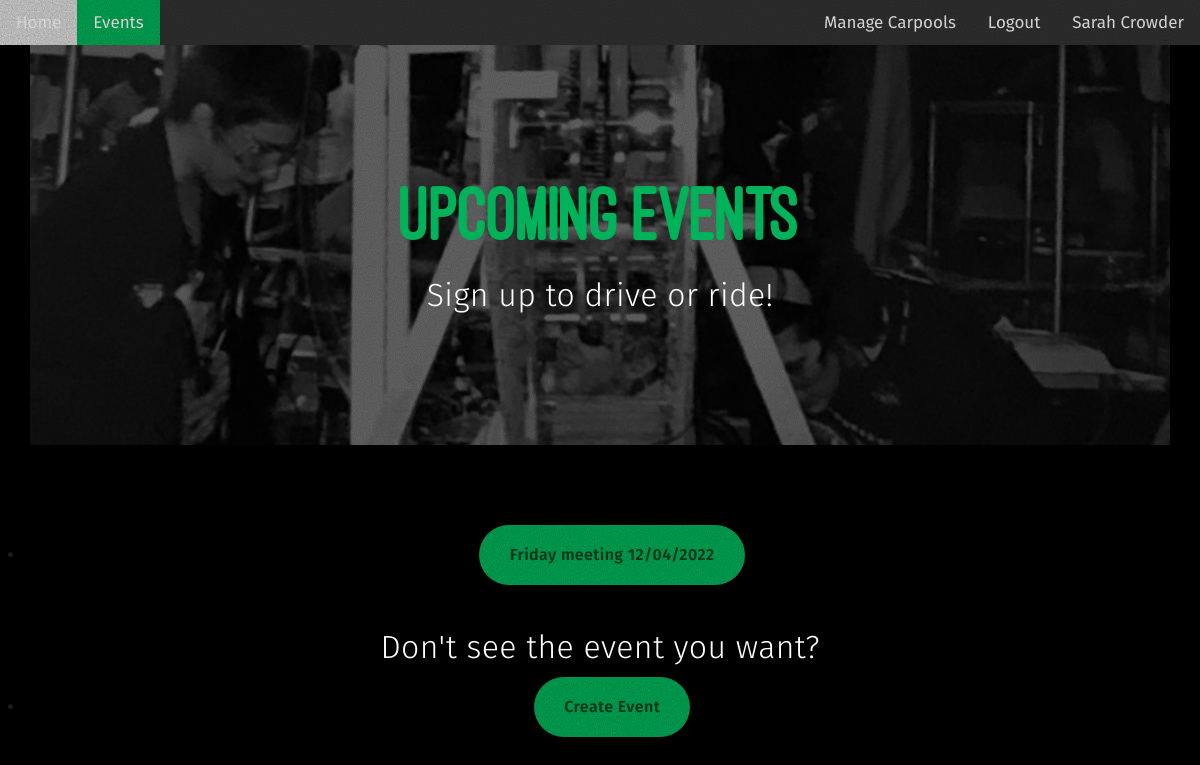
The page /events (signed in) on the database its author committed.
### carpooling/models.py (models this page shows, shortened)
class User(UserMixin, db.Model):
    __tablename__ = 'users'
    id = db.Column(db.Integer, primary_key=True)
    password = db.Column(db.String, nullable=True)
    first_name = db.Column(db.String, nullable=False)
    last_name = db.Column(db.String, nullable=False)
    driver_id = db.Column(db.Integer, db.ForeignKey('drivers.index'), nullable=True)
    passenger_id = db.Column(db.Integer, db.ForeignKey('passengers.index'), nullable=True)
    driver_profile = db.relationship('Driver', backref=db.backref('user'), lazy=True)
    passenger_profile = db.relationship('Passenger', backref=db.backref('user'), lazy=True)
    team_auth_key = db.Column(db.String, nullable=False, default='0') # a special key sent out by the team to allow access to the site
    is_admin = db.Column(db.Integer, nullable=False, default=0)

class Event(db.Model):
    __tablename__ = 'events'
    index = db.Column(db.Integer, primary_key=True)
    event_name = db.Column(db.String, nullable=False)
    event_date = db.Column(db.DateTime, nullable=False)
    event_start_time = db.Column(db.DateTime, nullable=False)
    event_end_time = db.Column(db.DateTime, nullable=False)
    event_location = db.Column(db.String, nullable=False, default='Maggie Walker Governor\'s School')
    event_description = db.Column(db.String, nullable=True)
    user_id = db.Column(db.Integer, db.ForeignKey('users.id'), nullable=True)
    user = db.relationship('User', backref=db.backref('events', lazy=True))
    passengers_needing_ride = db.relationship('Passenger', secondary='passenger_event_links', lazy=True)

### carpooling/routes/main_routes.py (the view)
@main_blueprint.route('/events')
def events_page():
    current_events = Event.query.filter(
        Event.event_date >= datetime.datetime.now() - datetime.timedelta(hours=36)).all()
    return render_template('events_template.html', events=current_events, user=current_user)

### carpooling/__init__.py (called while the page is built)
@login_manager.user_loader # yes this is awful, im sorry i couldn't gt the takss to work any other way :(
def load_user(user_id):
    global user_
    try:
        if user_ is None:
            from carpooling.models import User as user_
            logger.info('imported User')
    except NameError as e:
        from carpooling.models import User as user_
        logger.info('imported User with nameerror')
    return user_.query.get(int(user_id))

### carpooling/templates/events_template.html (shortened to what this page needs)
{% extends 'bases/webflow_base.html' %}
{% set title = 'Upcoming Events'%}
{% set active_page='events' %}
{% block subtitle %}Sign up to drive or ride! {% endblock %}
{% block main %}
<br>
<br>
<br>
<br>
<br>
<ul id="buttons01" class="style1 buttons">
    <li>
        {% for event in events %}
        <a href="{{url_for('main.event_page', event_index=event.index)}}" class="button n01">
            <span class="label">{{event.event_name.capitalize()}} {{event.event_date.strftime('%m/%d/%Y')}}</span>
        {% endfor %}
        </a>
    </li>
</ul>
<br>
<br>
<h3 class="style2" style="align-self: center">Don't see the event you want?</h3>
<ul id="buttons01" class="style1 buttons">
    <li>
        <a href="{{url_for('main.create_event_page')}}" class="button n01">
            <span class="label">Create Event</span>
        </a>
    </li>
</ul>
{% endblock %}

### carpooling/templates/bases/webflow_base.html (shortened to what this page needs)
<!DOCTYPE html>
<html data-wf-domain="sarahs-dandy-site.webflow.io" data-wf-page="633db6b20fc68522b30e41f4"
    data-wf-site="633db6b20fc685cfcc0e41e2">
<head>
    <link href="{{ url_for('static', filename='events_style.css')}}" rel="stylesheet" type="text/css" />
    <link href="{{ url_for('static', filename='carrdstyle.css')}}" rel="stylesheet" type="text/css" />
</head>
<body class="body">
    <div class="page-content">
        <div class="topnav">
            <a class="{{ 'active' if active_page == 'home' else '' }}" href="{{ url_for('main.home_page') }}">Home</a>
            <a class = "{{ 'active' if active_page == 'events' else '' }}" href="{{ url_for('main.events_page') }}">Events</a>
            {% if user.is_authenticated %}
            <a class="{{ 'active user-info' if active_page == 'user_profile' else 'user-info' }}"
                href="{{ url_for('auth.user_profile_page', user_id=user.id) }}">{{ user.first_name.capitalize() }}
                {{user.last_name.capitalize()}}</a>
            <a class="{{ 'active user-info' if active_page == 'logout' else 'user-info' }}"
                onclick="confirm_logout(event)" href="{{ url_for('main.home_page', logout=True) }}">Logout</a>
            <a class="{{ 'active user-info' if active_page == 'carpools' else 'user-info' }}"
                href="{{url_for('main.manage_carpools_page')}}">Manage Carpools </a>
            {% endif %}
        </div>
    </div>
    <div class="banner">
        <div class="banner-second">
            <div class="container center w-container">
                <div class="align-center">
                    <h1 class="style1">
                        {{title}}
                    </h1>
                    <h2 class="style2">{% block subtitle %}{% endblock %}</h2>
                </div>
            </div>
        </div>
    </div>
    <div class="style1">
        {% block main %}{% endblock %}
    </div>
</body>
</html>

### carpooling/static/carrdstyle.css (style rules this page uses)
html, body, div, span, applet, object, iframe, h1, h2, h3, h4, h5, h6, p, blockquote, pre, a, abbr, acronym, address, big, cite, code, del, dfn, em, img, ins, kbd, q, s, samp, small, strike, strong, sub, sup, tt, var, b, u, i, center, dl, dt, dd, ol, ul, li, fieldset, form, label, legend, table, caption, tbody, tfoot, thead, tr, th, td, article, aside, canvas, details, embed, figure, figcaption, footer, header, hgroup, menu, nav, output, ruby, section, summary, time, mark, audio, video { margin: 0; padding: 0; border: 0; font-size: 100%; font: inherit; vertical-align: baseline; }
body { line-height: 1; }
ol, ul { list-style: none; }
.topnav { background-color: #333; overflow: hidden; }
.topnav a { float: left; color: #ffffff; text-align: center; padding: 14px 16px; text-decoration: none; font-size: 17px; font-family: 'Fira Sans', sans-serif; }
.topnav a.active { background-color: #00B259; color: white; }
.topnav a.user-info { float: right; color: #ffffff; text-align: center; padding: 14px 16px; text-decoration: none; font-size: 17px; font-family: 'Fira Sans', sans-serif; }
body { -webkit-text-size-adjust:none }
*, * :before, * :after { box-sizing: border-box; }
body { line-height: 1.0; min-height: var(--viewport-height); min-width: 320px; overflow-x: hidden; word-wrap: break-word; background-color: #000; }
body:before { background-attachment: scroll; content: ''; display: block; height: var(--background-height); left: 0; pointer-events: none; position: fixed; top: 0; transform: scale(1); width: 100vw; z-index: 0; background-size: 512px; background-position: center; background-repeat: repeat; }
body:after { background-color: #7E8083; content: ''; display: block; height: 100%; left: 0; opacity: 0; position: fixed; top: 0; transform: scale(1); transition: opacity 1s ease-in-out 0s, visibility 1s 0s; visibility: hidden; width: 100%; z-index: 1; }
:root { --background-height: 100vh; --site-language-alignment: left; --site-language-direction: ltr; --site-language-flex-alignment: flex-start; --site-language-indent-left: 1; --site-language-indent-right: 0; --viewport-height: 100vh; }
html { font-size: 16pt; }
ul { list-style-type: disc; margin-left: 1.5em; padding-left: 0; align-self: center; float: center; }
li { align-items: center; float: center; text-align: center; }
a { color: inherit; text-decoration: underline; transition: color 0.25s ease; }
h1, h2, h3 { direction: var(--site-language-direction); position: relative; }
h1.style1, h2.style1, h3.style1, p.style1 { color: #00B259; font-family: 'ostrich_sansheavy', sans-serif; text-align: center; letter-spacing: -0.175rem; width: 100%; font-size: 5em; line-height: 1.25; font-weight: 400; }
h1.style2, h2.style2, h3.style2, p.style2 { color: #FFFFFF; font-family: 'Fira Sans', sans-serif; font-size: larger; letter-spacing: 0.025rem; width: calc(100% + 0.025rem); font-size: 2em; line-height: 1.875; font-weight: 300; text-align: center; align-self: center; }
.buttons { cursor: default; display: flex; justify-content: var(--flex-alignment); letter-spacing: 0; padding: 0; }
.buttons li { max-width: 100%; }
.buttons li a { align-items: center; justify-content: center; max-width: 100%; text-align: center; text-decoration: none; vertical-align: middle; white-space: nowrap; }
.buttons.style1 { gap: 1.375rem; flex-direction: row; flex-wrap: wrap; }
.buttons.style1 li a { display: inline-flex; width: auto; height: 3.75rem; line-height: 3.75rem; padding: 0 1.875rem; vertical-align: middle; font-family: 'Fira Sans', sans-serif; letter-spacing: 0.025rem; padding-left: calc(0.025rem + 1.875rem); font-size: 1em; font-weight: 600; border-radius: 2.5rem; flex-direction: row-reverse; justify-content: flex-end; transition: transform 0.25s ease, color 0.25s ease, background-color 0.25s ease, border-color 0.25s ease; }
.buttons.style1 li a .label { direction: var(--site-language-direction); overflow: hidden; text-overflow: ellipsis; flex-grow: 1; flex-shrink: 1; text-align: left; width: 100%; }
.buttons.style1 .button { background-color: #00B259 !important; color: rgba(0, 0, 0, 0.631); }
.buttons.style1 { column-span: all; display: block; align-items: center; align-self: center; align-content: center; }
@media (max-width: 1680px) { html { font-size: 12pt; } }
@media (max-width: 1280px) { html { font-size: 12pt; } }

### rows shown on the page
User: first_name "Sarah", last_name "Crowder"
Event: event_name "Friday meeting", event_date "12/04/2022"

### other values the page prints
{{ title }} "Upcoming Events"
